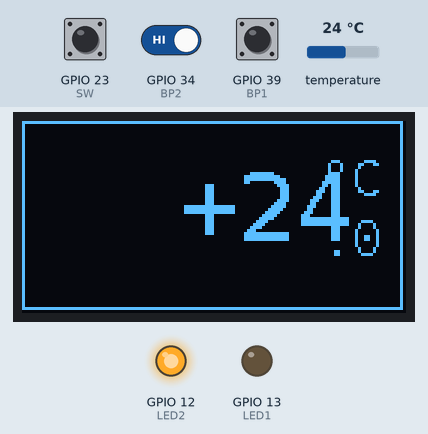
This program was run on a simulated ESP32. Parts: 128×64 one-colour display, output pins drawn as LEDs (lit = HIGH). Inputs (shaded band) come from the test bench; at power-on: temperature 24 °C, GPIO 23 (SW) HIGH, GPIO 34 (BP2) HIGH, GPIO 39 (BP1) HIGH. What the program prints to the serial monitor is not drawn.

Above: at 1.5 s.
1.6 s: temperature set to 12 °C
At 6.6 s:
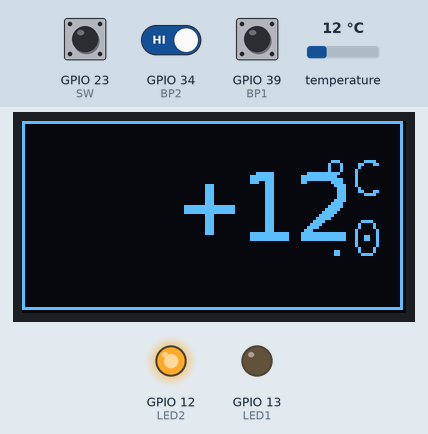
7.2 s: GPIO 23 (SW) pulled LOW for 0.15 s
At 8.5 s:
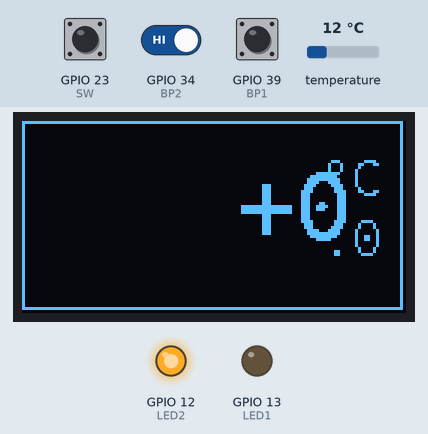
12.2 s: temperature set to 19 °C
At 16.6 s:
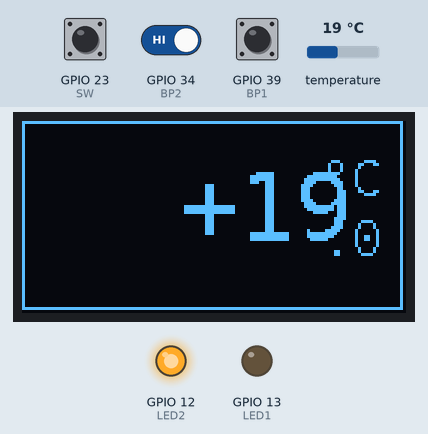
17.2 s: temperature set to 28 °C
At 21.6 s:
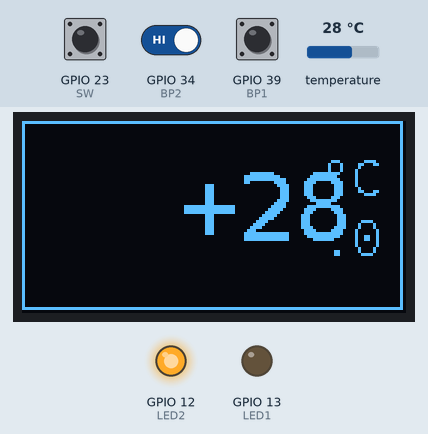
22.2 s: GPIO 23 (SW) driven LOW and GPIO 34 (BP2) driven LOW
At 24.4 s:
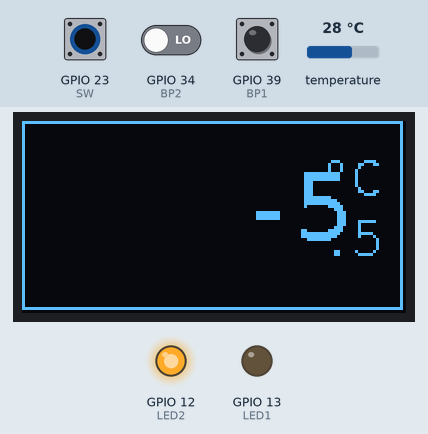
24.5 s: GPIO 23 (SW) driven HIGH
At 26.6 s:
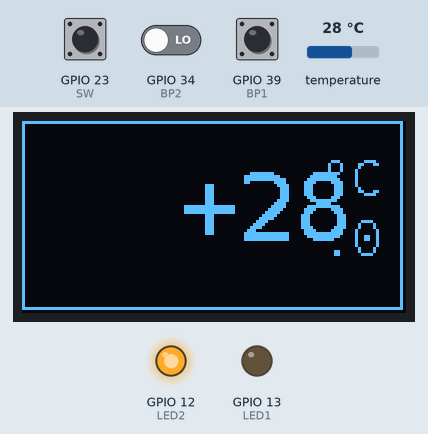
Timing chart, 0 to 28.1 s (numbered marks = the images above; inputs shaded):
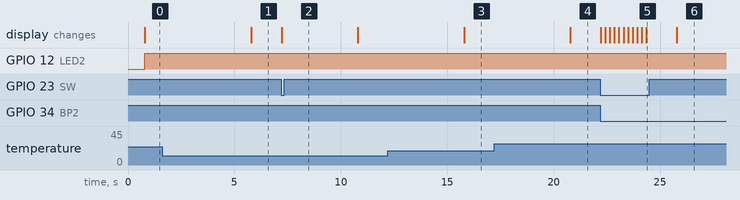

Measured:
- after the input at 1.6 s, the display: changes after 4.2 s (image 1)
- after the input at 7.2 s, the display: changes at once (image 2)
- after the input at 12.2 s, the display: changes after 3.6 s (image 3)
- after the input at 17.2 s, the display: changes after 3.6 s (image 4)
- after the input at 22.2 s, the display: first changes at once (image 5 shows a later state)
- after the input at 24.5 s, the display: changes after 1.3 s (image 6)

The program:

main.cpp
```cpp
#include <Arduino.h>
#include <SSD1306.h>
#include "thermostat.h"
#include "esp32_snir.h"
#include "afficheur.h"
#include "thermometre.h"

#define INTERVAL 5000 // mesure de la température toutes les 5s
#define HYSTERESIS 1
float temperature = 0;
float consigne = 0;
unsigned long precedent;

void setup() {
    InitialiserThermostat();
    InitialiserAfficheur();
    precedent = millis() - INTERVAL; // initialisation pour voir le temps écoulé
}

void loop() {
    int unite;
    int dixiemes;

    if (digitalRead(SW) == LOW) {
        consigne = FixerConsigne(consigne);
    } else {
        unsigned long courant = millis(); // attente de 5 secondes sans blocage
        if (courant - precedent >= INTERVAL) {
            precedent = courant;
            if (ObtenirTemperature(&unite, &dixiemes) == true)
                AfficherTemperature(unite, dixiemes);
            if (RegulerTemperature(consigne, unite + dixiemes / 10, HYSTERESIS) == true)
                digitalWrite(RL1, HIGH);
            else
                digitalWrite(RL1, LOW);
        }
    }
}
```

afficheur.h
```cpp
/*
 * File:   afficheur.h
 * Author: nbertault
 *
 * Created on 5 décembre 2023, 15:37
 */

#include <Arduino.h>
#include <SSD1306.h>
#include <fonts.h>

#ifndef AFFICHEUR_H
#define AFFICHEUR_H

void InitialiserAfficheur(void);
void AfficherTemperature(const int,const int);


#endif /* AFFICHEUR_H */
```

esp32_snir.h
```cpp
/*
 * File:   esp32_snir.h
 * Author: pcruchet
 *
 * Created on 29 novembre 2023, 13:56
 */

#ifndef ESP32_SNIR_H
#define ESP32_SNIR_H

#define BP1 39 // définition des boutons-poussoirs
#define BP2 34
#define BP3 35

#define SW 23 // définition de l’interrupteur

#define LED 2 // définition de la LED bleue sur le board ESP32
#define LED1 13 // définition de la LED rouge
#define LED2 12 // définition de la LED verte

#define ADD_OLED 0x3C // adresse de l’afficheur OLED sur le bus I2C

#define BROCHE_RGB 19 // définition du GPIO pour la commande des LED RGB

#define ADC_LDR 36 // définition du GPIO pour la conversion analogique numérique

#define RL1 27 // définition du GPIO pour le relais 1
#define RL2 14 // définition du GPIO pour le relais 2

#define TX_RS232 17 // définition de la broche de transmission pour la RS232
#define RX_RS232 16 // définition de la broche de réception pour la RS232

#define ONE_WIRE_BUS 18 // définition du bus 1-wire pour le capteur de température

#define BROCHE_SERVOMOTEUR 2 // définition du GPIO pour le servomoteur


#endif /* ESP32_SNIR_H */
```

thermometre.h
```cpp
/*
 * File:   thermometre.h
 * Author: nbertault
 *
 * Created on 5 décembre 2023, 17:43
 */
#include <Arduino.h>
#include <OneWire.h>
#include "afficheur.h"
#include <DallasTemperature.h>
#include "esp32_snir.h"

#ifndef THERMOMETRE_H
#define THERMOMETRE_H

void InitialiserCapteurTemperature(void);
bool ObtenirTemperature(int *_temperature, int * _dixiemes, const int _numCapteur=0) ;

#endif /* THERMOMETRE_H */
```

thermostat.h
```cpp
/*
 * File:   thermostat.h
 * Author: nbertault
 *
 * Created on 12 décembre 2023, 15:27
 */

#ifndef THERMOSTAT_H
#define THERMOSTAT_H

#include <Arduino.h>
#include <SSD1306.h>
#include "esp32_snir.h"
#include "afficheur.h"
#include "thermometre.h"

void InitialiserThermostat(void);

float FixerConsigne(float);

bool RegulerTemperature(float _consigne, float _temp, int _hysteresis);

#endif /* THERMOSTAT_H */
```

afficheur.cpp
```cpp
#include "afficheur.h"

SSD1306 afficheurOLED(0x3C, 21, 22);

void InitialiserAfficheur(void) {
    afficheurOLED.init();
    afficheurOLED.flipScreenVertically();
}

void AfficherTemperature(const int _temperature, const int _dixieme) {
    afficheurOLED.clear();
    afficheurOLED.drawRect(0, 0, 127, 63);
    afficheurOLED.setFont(DejaVu_Sans_Mono_16);
    afficheurOLED.setTextAlignment(TEXT_ALIGN_RIGHT);
    afficheurOLED.drawString(120, 10, "°C");
    afficheurOLED.drawString(120, 30, "." + String(_dixieme));


    int taille = afficheurOLED.getStringWidth("°C");
    afficheurOLED.setFont(DejaVu_Sans_Mono_32);
    if (_temperature < 0) {
        afficheurOLED.drawString(130 - taille, 10, String(_temperature));
    } else {
        afficheurOLED.drawString(130 - taille, 10, "+" + String(_temperature));
    }
    afficheurOLED.display();
}
```

thermometre.cpp
```cpp
#include <Arduino.h>
#include "thermometre.h"
#include "afficheur.h"
#include <math.h>

OneWire onWire(ONE_WIRE_BUS);
DallasTemperature capteurTemp(&onWire);

void InitialiserCapteurTemperature(void) {
    Serial.begin(115200);
    capteurTemp.begin();
}

bool ObtenirTemperature(int *_temperature, int * _dixiemes, const int _numCapteur) {
    bool retour = false;
    capteurTemp.requestTemperatures();
    float temperature = capteurTemp.getTempCByIndex(_numCapteur);
    float dixiemes = ceil((temperature-trunc(temperature))*10);
    if (temperature != DEVICE_DISCONNECTED_C) {
        retour = true;
        *_dixiemes = ceil((temperature-trunc(temperature))*10);// partie décimale arondie au dixième supérieure
        *_temperature = trunc(temperature);// partie entière de la température
        Serial.print("Température: ");
        Serial.print(temperature);
        Serial.print("\n\r");
        Serial.print("Dixièmes: ");
        Serial.print(dixiemes);
        Serial.print("\n\r");
    }
    return retour;
}
```

thermostat.cpp
```cpp
#include "thermostat.h"

void InitialiserThermostat(void) {
    pinMode(BP1, INPUT); //Initialiser Bouton 1
    pinMode(BP2, INPUT); //Initialiser Bouton 2

    pinMode(SW, INPUT); //Initialiser Switch

    pinMode(LED1, OUTPUT); //Initialiser LED 1
    pinMode(LED2, OUTPUT); //Initialiser LED 2

    digitalWrite(LED1, LOW); //Éteindre LED 2
    digitalWrite(LED2, LOW); //Éteindre LED 2


}

float FixerConsigne(float _temp) {
    float _consigne = _temp;
        if (digitalRead(BP1) == LOW) {
            _consigne += 0.5;
        }

        if (digitalRead(BP2) == LOW) {
            _consigne -= 0.5;
        }

        AfficherTemperature((int)_consigne, round((_consigne - floor(_consigne))*10));
        delay(200);

    return (_consigne);
}

bool RegulerTemperature(const float _consigne,const float _temp,const int _hysteresis){
    bool marche = false;
    if(_temp >= _consigne + (_hysteresis / 2)){
        digitalWrite(LED2, HIGH);
        digitalWrite(LED1, LOW);
        marche = true;
    }
    if(_temp <= _consigne - (_hysteresis / 2)){
        digitalWrite(LED2, LOW);
        digitalWrite(LED1, HIGH);
    }
    return(marche);
}
```

Source omitted: fonts.h (data table, 141512 bytes)
